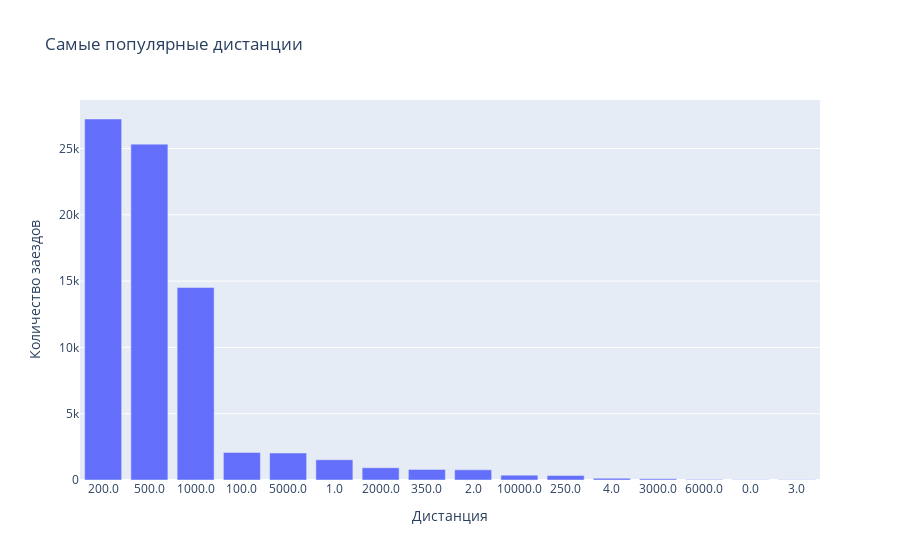

This figure's notebook cell:
### Code cell
times = df.groupby('distance').count().reset_index().sort_values(by = 'name', ascending=False)
times['distance'] = times['distance'].astype(str)
fig = px.bar(times, x = 'distance', y = 'name', title = 'Самы е популярные дистанции')
fig.update_layout(xaxis_title= 'Дистанция', yaxis_title='Количество заездов')

### Figure 1 — Plotly figure (JSON) as saved in the notebook; plotly's stock layout.template omitted (floating-point values rounded to 4 significant figures)
{"data": [{"alignmentgroup": "True", "hovertemplate": "distance=%{x}<br>name=%{y}<extra></extra>", "legendgroup": "", "marker": {"color": "#636efa", "pattern": {"shape": ""}}, "name": "", "offsetgroup": "", "orientation": "v", "showlegend": false, "textposition": "auto", "type": "bar", "x": ["200.0", "500.0", "1000.0", "100.0", "5000.0", "1.0", "2000.0", "350.0", "2.0", "10000.0", "250.0", "4.0", "3000.0", "6000.0", "0.0", "3.0"], "xaxis": "x", "y": [27224, 25329, 14514, 2081, 2034, 1527, 923, 801, 768, 367, 335, 132, 90, 33, 23, 10], "yaxis": "y"}], "layout": {"autosize": true, "barmode": "relative", "legend": {"tracegroupgap": 0}, "title": {"text": "Самые популярные дистанции"}, "xaxis": {"anchor": "y", "autorange": true, "domain": [0, 1], "range": [-0.5, 15.5], "title": {"text": "Дистанция"}, "type": "category"}, "yaxis": {"anchor": "x", "autorange": true, "domain": [0, 1], "range": [0, 28660.0], "title": {"text": "Количество заездов"}, "type": "linear"}}}
